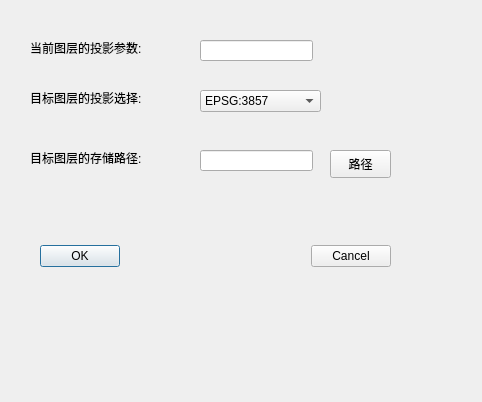
<?xml version="1.0" encoding="UTF-8"?>
<ui version="4.0">
 <class>ProjectDialog</class>
 <widget class="QDialog" name="ProjectDialog">
  <property name="geometry">
   <rect>
    <x>0</x>
    <y>0</y>
    <width>482</width>
    <height>402</height>
   </rect>
  </property>
  <property name="windowTitle">
   <string>Dialog</string>
  </property>
  <widget class="QWidget" name="layoutWidget">
   <property name="geometry">
    <rect>
     <x>40</x>
     <y>240</y>
     <width>351</width>
     <height>33</height>
    </rect>
   </property>
   <layout class="QHBoxLayout">
    <property name="spacing">
     <number>6</number>
    </property>
    <property name="leftMargin">
     <number>0</number>
    </property>
    <property name="topMargin">
     <number>0</number>
    </property>
    <property name="rightMargin">
     <number>0</number>
    </property>
    <property name="bottomMargin">
     <number>0</number>
    </property>
    <item>
     <widget class="QPushButton" name="okButton">
      <property name="text">
       <string>OK</string>
      </property>
     </widget>
    </item>
    <item>
     <spacer>
      <property name="orientation">
       <enum>Qt::Horizontal</enum>
      </property>
      <property name="sizeHint" stdset="0">
       <size>
        <width>131</width>
        <height>31</height>
       </size>
      </property>
     </spacer>
    </item>
    <item>
     <widget class="QPushButton" name="cancelButton">
      <property name="text">
       <string>Cancel</string>
      </property>
     </widget>
    </item>
   </layout>
  </widget>
  <widget class="QLabel" name="label">
   <property name="geometry">
    <rect>
     <x>30</x>
     <y>40</y>
     <width>161</width>
     <height>16</height>
    </rect>
   </property>
   <property name="text">
    <string>当前图层的投影参数:</string>
   </property>
  </widget>
  <widget class="QLabel" name="label_2">
   <property name="geometry">
    <rect>
     <x>30</x>
     <y>90</y>
     <width>151</width>
     <height>16</height>
    </rect>
   </property>
   <property name="text">
    <string>目标图层的投影选择:</string>
   </property>
  </widget>
  <widget class="QLabel" name="label_3">
   <property name="geometry">
    <rect>
     <x>30</x>
     <y>150</y>
     <width>141</width>
     <height>16</height>
    </rect>
   </property>
   <property name="text">
    <string>目标图层的存储路径:</string>
   </property>
  </widget>
  <widget class="QLineEdit" name="LineEdit_curProj">
   <property name="geometry">
    <rect>
     <x>200</x>
     <y>40</y>
     <width>113</width>
     <height>21</height>
    </rect>
   </property>
  </widget>
  <widget class="QComboBox" name="comboBox_tarProj">
   <property name="geometry">
    <rect>
     <x>200</x>
     <y>90</y>
     <width>121</width>
     <height>22</height>
    </rect>
   </property>
   <item>
    <property name="text">
     <string>EPSG:3857</string>
    </property>
   </item>
   <item>
    <property name="text">
     <string>EPSG:4326</string>
    </property>
   </item>
  </widget>
  <widget class="QLineEdit" name="lineEdit_tarPath">
   <property name="geometry">
    <rect>
     <x>200</x>
     <y>150</y>
     <width>113</width>
     <height>21</height>
    </rect>
   </property>
  </widget>
  <widget class="QPushButton" name="buttonPath">
   <property name="geometry">
    <rect>
     <x>330</x>
     <y>150</y>
     <width>61</width>
     <height>28</height>
    </rect>
   </property>
   <property name="text">
    <string>路径</string>
   </property>
  </widget>
 </widget>
 <resources/>
 <connections>
  <connection>
   <sender>okButton</sender>
   <signal>clicked()</signal>
   <receiver>ProjectDialog</receiver>
   <slot>accept()</slot>
   <hints>
    <hint type="sourcelabel">
     <x>278</x>
     <y>253</y>
    </hint>
    <hint type="destinationlabel">
     <x>96</x>
     <y>254</y>
    </hint>
   </hints>
  </connection>
  <connection>
   <sender>cancelButton</sender>
   <signal>clicked()</signal>
   <receiver>ProjectDialog</receiver>
   <slot>reject()</slot>
   <hints>
    <hint type="sourcelabel">
     <x>369</x>
     <y>253</y>
    </hint>
    <hint type="destinationlabel">
     <x>179</x>
     <y>282</y>
    </hint>
   </hints>
  </connection>
 </connections>
</ui>
